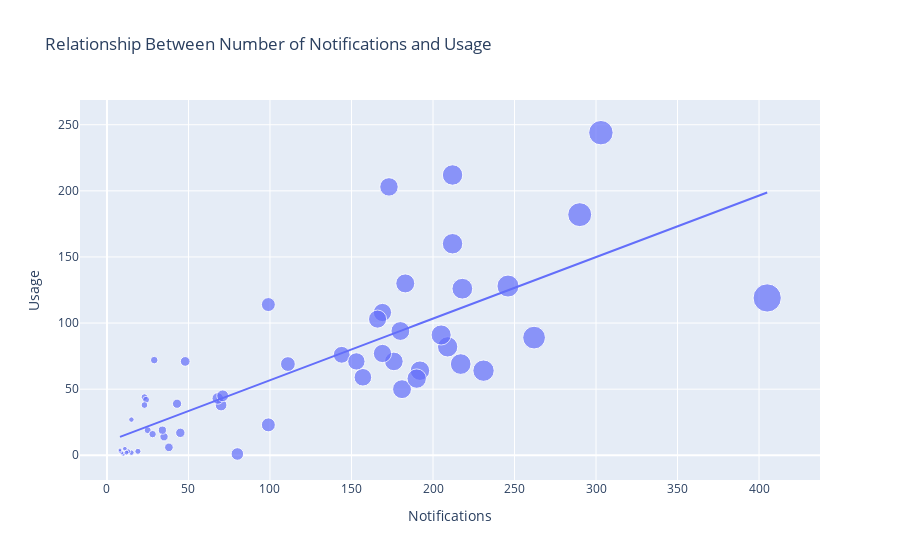

The notebook cell saved with this chart:
### Code cell
# We generally use our smartphones when we get notified by any app. So let’s have a look at the relationship 
# between the number of notifications and the amount of usage:
figure = px.scatter(data_frame = data, 
                    x="Notifications",
                    y="Usage", 
                    size="Notifications", 
                    trendline="ols", 
                    title = "Relationship Between Number of Notifications and Usage")
figure.show()

### Figure 1 — Plotly figure (JSON) as saved in the notebook; plotly's stock layout.template omitted (floating-point values rounded to 4 significant figures)
{"data": [{"hovertemplate": "Notifications=%{marker.size}<br>Usage=%{y}<extra></extra>", "legendgroup": "", "marker": {"color": "#636efa", "size": [70, 43, 231, 35, 19, 25, 23, 28, 15, 29, 24, 34, 23, 48, 68, 71, 180, 99, 45, 10, 15, 13, 9, 8, 8, 11, 12, 209, 111, 183, 157, 246, 169, 99, 144, 80, 38, 218, 205, 212, 217, 405, 166, 173, 290, 153, 192, 181, 176, 212, 303, 169, 190, 262], "sizemode": "area", "sizeref": 1.012, "symbol": "circle"}, "mode": "markers", "name": "", "orientation": "v", "showlegend": false, "type": "scatter", "x": [70, 43, 231, 35, 19, 25, 23, 28, 15, 29, 24, 34, 23, 48, 68, 71, 180, 99, 45, 10, 15, 13, 9, 8, 8, 11, 12, 209, 111, 183, 157, 246, 169, 99, 144, 80, 38, 218, 205, 212, 217, 405, 166, 173, 290, 153, 192, 181, 176, 212, 303, 169, 190, 262], "xaxis": "x", "y": [38, 39, 64, 14, 3, 19, 44, 16, 27, 72, 42, 19, 38, 71, 43, 45, 94, 114, 17, 1, 2, 3, 2, 3, 4, 5, 2, 82, 69, 130, 59, 128, 108, 23, 76, 1, 6, 126, 91, 160, 69, 119, 103, 203, 182, 71, 64, 50, 71, 212, 244, 77, 58, 89], "yaxis": "y"}, {"hovertemplate": "<b>OLS trendline</b><br>Usage = 0.465523 * Notifications + 10.2432<br>R<sup>2</sup>=0.599775<br><br>Notifications=%{x}<br>Usage=%{y} <b>(trend)</b><extra></extra>", "legendgroup": "", "marker": {"color": "#636efa", "symbol": "circle"}, "mode": "lines", "name": "", "showlegend": false, "type": "scatter", "x": [8, 8, 9, 10, 11, 12, 13, 15, 15, 19, 23, 23, 24, 25, 28, 29, 34, 35, 38, 43, 45, 48, 68, 70, 71, 80, 99, 99, 111, 144, 153, 157, 166, 169, 169, 173, 176, 180, 181, 183, 190, 192, 205, 209, 212, 212, 217, 218, 231, 246, 262, 290, 303, 405], "xaxis": "x", "y": [13.97, 13.97, 14.43, 14.9, 15.36, 15.83, 16.3, 17.23, 17.23, 19.09, 20.95, 20.95, 21.42, 21.88, 23.28, 23.74, 26.07, 26.54, 27.93, 30.26, 31.19, 32.59, 41.9, 42.83, 43.3, 47.49, 56.33, 56.33, 61.92, 77.28, 81.47, 83.33, 87.52, 88.92, 88.92, 90.78, 92.18, 94.04, 94.5, 95.43, 98.69, 99.62, 105.7, 107.5, 108.9, 108.9, 111.3, 111.7, 117.8, 124.8, 132.2, 145.2, 151.3, 198.8], "yaxis": "y"}], "layout": {"legend": {"itemsizing": "constant", "tracegroupgap": 0}, "title": {"text": "Relationship Between Number of Notifications and Usage"}, "xaxis": {"anchor": "y", "domain": [0, 1], "title": {"text": "Notifications"}}, "yaxis": {"anchor": "x", "domain": [0, 1], "title": {"text": "Usage"}}}}
